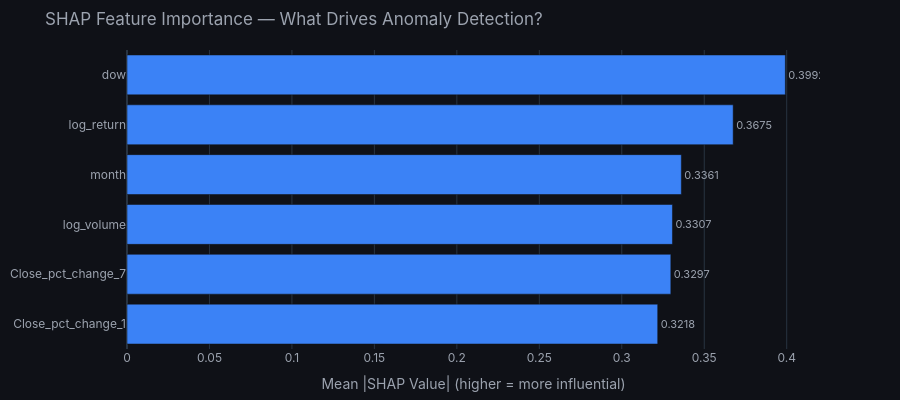
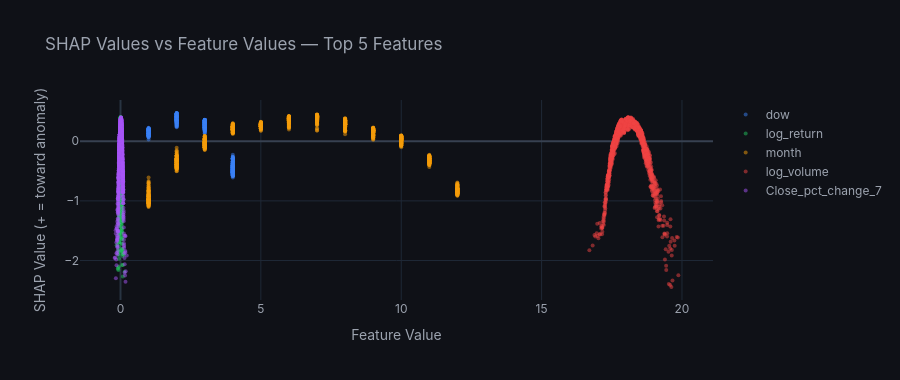

Here is the notebook cell these charts were saved with, in order:
### Code cell
# =========================================================
# SHAP Feature Importance + Anomaly Explanations
# =========================================================
import plotly.graph_objects as go

# Global Feature Importance
importance_df = shap_feature_importance(shap_vals, feature_cols)
print('Top features driving anomaly detection:\n')
print(importance_df.head(8).to_string(index=False))

fig_imp = go.Figure(go.Bar(
    x=importance_df['importance'].head(10),
    y=importance_df['feature'].head(10),
    orientation='h', marker_color='#3b82f6',
    text=importance_df['importance'].head(10).round(4),
    textposition='outside', textfont=dict(color='#9ca3af', size=11),
))
fig_imp.update_layout(
    title='SHAP Feature Importance — What Drives Anomaly Detection?',
    xaxis_title='Mean |SHAP Value| (higher = more influential)',
    template='plotly_dark', paper_bgcolor='#0f1117', plot_bgcolor='#0f1117',
    font=dict(family='Inter', color='#9ca3af'),
    yaxis=dict(autorange='reversed'),
    height=400, margin=dict(l=10, r=80, t=50, b=10),
)
fig_imp.show()

# Explain Top 5 Anomalous Days
explain_top_anomalies(shap_vals, df_det, feature_cols, date_col='date', target=TARGET, n=5)

# SHAP scatter: feature value vs SHAP value
shap_flat = []
for i, feat in enumerate(feature_cols):
    for row_idx in range(len(shap_vals)):
        shap_flat.append({'feature': feat,
                          'shap_value': float(shap_vals[row_idx, i]),
                          'feature_value': float(X[row_idx, i])})
shap_df = pd.DataFrame(shap_flat)
top_feats = importance_df['feature'].head(5).tolist()
fig_s = go.Figure()
colors = ['#3b82f6','#22c55e','#f59e0b','#ef4444','#a855f7']
for feat, color in zip(top_feats, colors):
    sub = shap_df[shap_df['feature'] == feat]
    fig_s.add_trace(go.Scatter(
        x=sub['feature_value'], y=sub['shap_value'],
        mode='markers', name=feat,
        marker=dict(color=color, size=4, opacity=0.5),
    ))
fig_s.update_layout(
    title='SHAP Values vs Feature Values — Top 5 Features',
    xaxis_title='Feature Value',
    yaxis_title='SHAP Value (+ = toward anomaly)',
    template='plotly_dark', paper_bgcolor='#0f1117', plot_bgcolor='#0f1117',
    font=dict(family='Inter', color='#9ca3af'),
    xaxis=dict(gridcolor='#1f2937'),
    yaxis=dict(gridcolor='#1f2937', zeroline=True, zerolinecolor='#374151'),
    height=380,
)
fig_s.show()

### Figure 1 — Plotly figure (JSON) as saved in the notebook; plotly's stock layout.template omitted (floating-point values rounded to 4 significant figures)
{"data": [{"marker": {"color": "#3b82f6"}, "orientation": "h", "text": [0.3992, 0.3675, 0.3361, 0.3307, 0.3297, 0.3218], "textfont": {"color": "#9ca3af", "size": 11}, "textposition": "outside", "type": "bar", "x": [0.3992, 0.3675, 0.3361, 0.3307, 0.3297, 0.3218], "y": ["dow", "log_return", "month", "log_volume", "Close_pct_change_7", "Close_pct_change_1"]}], "layout": {"font": {"color": "#9ca3af", "family": "Inter"}, "height": 400, "margin": {"b": 10, "l": 10, "r": 80, "t": 50}, "paper_bgcolor": "#0f1117", "plot_bgcolor": "#0f1117", "title": {"text": "SHAP Feature Importance — What Drives Anomaly Detection?"}, "xaxis": {"title": {"text": "Mean |SHAP Value| (higher = more influential)"}}, "yaxis": {"autorange": "reversed"}}}

### Figure 2 — Plotly figure (JSON) as saved in the notebook; plotly's stock layout.template omitted (floating-point values rounded to 4 significant figures; data arrays with more than 128 entries replaced by an {"elided": "..."} marker saying what was removed)
{"data": [{"marker": {"color": "#3b82f6", "opacity": 0.5, "size": 4}, "mode": "markers", "name": "dow", "type": "scatter", "x": {"elided": "1956 float values"}, "y": {"elided": "1956 float values"}}, {"marker": {"color": "#22c55e", "opacity": 0.5, "size": 4}, "mode": "markers", "name": "log_return", "type": "scatter", "x": {"elided": "1956 float values"}, "y": {"elided": "1956 float values"}}, {"marker": {"color": "#f59e0b", "opacity": 0.5, "size": 4}, "mode": "markers", "name": "month", "type": "scatter", "x": {"elided": "1956 float values"}, "y": {"elided": "1956 float values"}}, {"marker": {"color": "#ef4444", "opacity": 0.5, "size": 4}, "mode": "markers", "name": "log_volume", "type": "scatter", "x": {"elided": "1956 float values"}, "y": {"elided": "1956 float values"}}, {"marker": {"color": "#a855f7", "opacity": 0.5, "size": 4}, "mode": "markers", "name": "Close_pct_change_7", "type": "scatter", "x": {"elided": "1956 float values"}, "y": {"elided": "1956 float values"}}], "layout": {"font": {"color": "#9ca3af", "family": "Inter"}, "height": 380, "paper_bgcolor": "#0f1117", "plot_bgcolor": "#0f1117", "title": {"text": "SHAP Values vs Feature Values — Top 5 Features"}, "xaxis": {"gridcolor": "#1f2937", "title": {"text": "Feature Value"}}, "yaxis": {"gridcolor": "#1f2937", "title": {"text": "SHAP Value (+ = toward anomaly)"}, "zeroline": true, "zerolinecolor": "#374151"}}}
